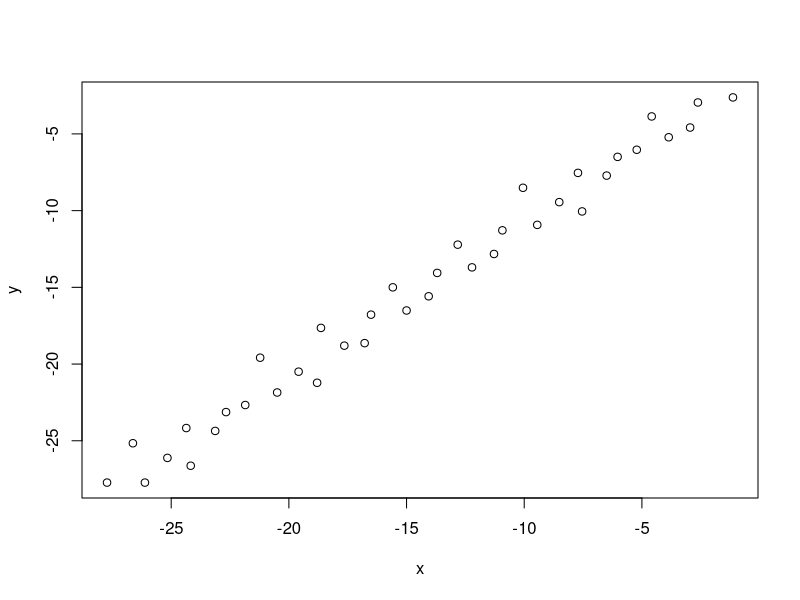

This figure's R source:
## ---- chunk 1
log(10^8)/log(2)
## ---- chunk 2
f = function(x){
  return((cos(x))^2+sin(x)-1)
}
bisect = function(f,interval,tol=0.5*10^-10,max.its=40){
  history = rep(NA, max.its) 
  # Insert some code here
  a<-interval[1]
  b<-interval[2]
  if(f(a)*f(b)<0) {
    while((b-a)/2>tol | max.its>0){
      c=(b+a)/2
      max.its <- max.its-1
      if(f(c)==0){
        break
      } 
      if(f(c)*f(b)<0) {a<-c} 
      if(f(c)*f(a)<0) {b<-c}
      root=c
      history=c(history,c)
    }
  } else{
    stop("f(a)f(b)<0 not satisfied")
  }
  return(list(root=root,history=history[!is.na(history)]))
}
options(digits = 10) 
interval <- c(2.5,3.5)
out=bisect(f,interval,0.5e-8)
print(out$root)
print(out$history)
## ---- chunk 3

## ---- chunk 4

## ---- chunk 5
f=function(x){
  A<-cbind(c(1,4,7,x),c(2,5,x,10),c(3,x,8,11),c(x,6,9,12))
  return(det(A)-1000)
}
options(digits = 8) 
interval <- c(9,10)
out=bisect(f,interval)
print(out$root)
print(out$history)
## ---- chunk 6
x<-9.708299
f(x)+1000 # corresponding determinant 
f(x)
## ---- chunk 7
options(digits = 9) 
interval <- c(-18,-17)
out=bisect(f,interval)
print(out$root)
print(out$history)
## ---- chunk 8
x<--17.188498
f(x)+1000 # corresponding determinant 
f(x)
## ---- chunk 9
require(Matrix)
A=Hilbert(5)

f=function(x){
  A[1,1]<-x
  return(det(A-pi*diag(1,5,5)))
}
options(digits = 7) 
interval <- c(0,10)
out=bisect(f,interval)
print(out$root)
print(out$history)

A[1,1]<-2.948011
max(eigen(A)$values)
## ---- chunk 10
my.sqrt=function(x){
  f=function(t){
    return(t^2-x)
  }
  return(bisect(f,c(0,10))$root)
}

my.sqrt(1)
my.sqrt(4)
my.sqrt(9)
my.sqrt(16)
## ---- chunk 11
f=function(r){
  return((r^3*(2*r^2+5*0.1^2))/(2*(r^2+0.1^2)^(5/2))-0.9)
}
options(digits=10)
out=bisect(f,c(0,1))
out$root
## ---- chunk 12
options(digits=15)
(rout=bisect(f,c(0,1))$root)
## ---- chunk 13
(e<-(abs(out$history-rout)))
## ---- chunk 14
x=log(e[1])
y=log(e[2])
for (i in 2:(length(e)-2)) {
  x=c(x,log(e[i]))
  y=c(y,log(e[i+1]))
}
plot(x,y,lm=TRUE)
lm(y~x)
